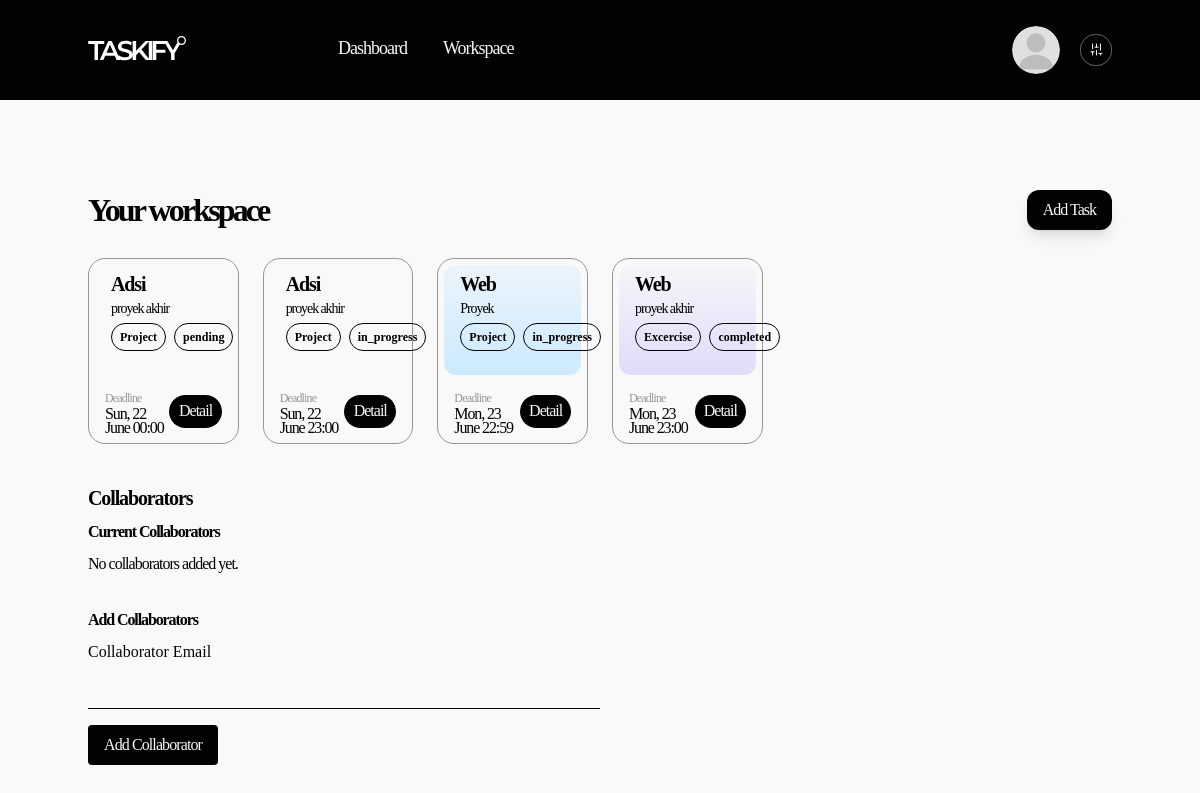
Screenshot of /frontend/workspace.php (signed in) with the database file from the repository.
### tables this page shows
CREATE TABLE `tasks` (
  `id_task` int NOT NULL,
  `id_user` int NOT NULL,
  `task_name` varchar(100) NOT NULL,
  `category` varchar(50) DEFAULT NULL,
  `deadline` datetime DEFAULT NULL,
  `subject` varchar(100) DEFAULT NULL,
  `cover_color` varchar(20) DEFAULT NULL,
  `status` enum('pending','in_progress','completed') DEFAULT 'pending',
  `description` text,
  `created_at` timestamp NULL DEFAULT CURRENT_TIMESTAMP
);

### frontend/workspace.php (the view, shortened to what this page needs)
<?php
include '../backend/db.php';
class WorkspaceManager {
    private $conn;
    private $user_id;
    public function __construct($connection, $user_id) {
        $this->conn = $connection;
        $this->user_id = $user_id;
    }
    private function getUserWorkspaceId() {
        return null;
    }
    public function getTasks() {
        $stmt = $this->conn->prepare("SELECT * FROM tasks WHERE id_user = ? ORDER BY deadline ASC");
        $stmt->bind_param("i", $this->user_id);
        $stmt->execute();
        $result = $stmt->get_result();
        $tasks = [];
        while ($row = $result->fetch_assoc()) {
            $tasks[] = $row;
        }
        return $tasks;
    }
    public function getCollaborators() {
        $workspace_id = $this->getUserWorkspaceId();
        if ($workspace_id === null) {
            return [];
        }
        $collaborators = [];
        return $collaborators;
    }
}
$workspace = new WorkspaceManager($conn, $_SESSION['id_user']);
$tasks = $workspace->getTasks();
$collaborators = $workspace->getCollaborators();
?>
<!DOCTYPE html>
<html lang="en">
<head>
    <link href="../src/style.css" rel="stylesheet" />
</head>
<body class="bg-primary font-mont">
    <?php include 'header.php'; ?>
    <main class="container mx-auto mt-[86px]">
        <div class="flex justify-between items-center mb-6">
            <h1 class="font-mont font-semibold tracking-[-2.88px] text-[32px] text-accent">Your workspace</h1>
            <a href="add-task.php"
               class="bg-accent text-primary px-4 py-2 rounded-[12px] font-normal tracking-[-1px] hover:scale-105 ease-in-out transform transition-all duration-300 shadow-lg hover:shadow-xl">
                Add Task
            </a>
        </div>
        <section class="grid grid-cols-6 gap-x-6 gap-y-[18px] mt-[18px] mb-10">
            <?php if (empty($tasks)): ?>
                <p class="text-accent font-mont col-span-6">No tasks added yet.</p>
            <?php else: ?>
                <?php foreach ($tasks as $task): ?>
                    <div class="rounded-[17px] border border-inactive">
                        <div class="gradient-box bg-gradient-to-t <?php echo htmlspecialchars($task['cover_color']); ?> m-[6px] rounded-[12px] flex items-end">
                            <div class="mx-4 mb-6">
                                <h2 class="font-mont font-semibold text-xl mb-1 tracking-[-1.12px] leading-5"><?php echo htmlspecialchars($task['task_name']); ?></h2>
                                <div class="flex items-center space-x-2 mb-1">
                                    <div class="inline font-medium tracking-[-1.08px] text-[14px]">
                                        <?php echo htmlspecialchars($task['subject']); ?>
                                    </div>
                                </div>
                                <div class="flex items-center space-x-2">
                                    <span class="inline border border-accent rounded-full w-fits px-2 py-1 text-[12px] font-semibold">
                                        <?php echo htmlspecialchars($task['category']); ?>
                                    </span>
                                    <span class="inline border border-accent rounded-full w-fits px-2 py-1 text-[12px] font-semibold">
                                        <?php echo htmlspecialchars($task['status']); ?>
                                    </span>
                                </div>
                            </div>
                        </div>
                        <div class="mx-4 py-2 flex justify-between items-center p">
                            <div class="flex flex-col items-start justify-center">
                                <span class="text-inactive text-[12px] font-normal tracking-[-0.84px]">Deadline</span>
                                <p class="text-accent font-mont text-[16px] font-medium tracking-[-1.12px] leading-[0.9]"><?php echo htmlspecialchars(date('D, j F H:i', strtotime($task['deadline']))); ?></p>
                            </div>
                            <a href="task-detail.php?id=<?php echo htmlspecialchars($task['id_task']); ?>" class="bg-accent text-primary h-[33px] w-[83px] rounded-full font-normal tracking-[-1px] text-center pt-1">
                                Detail
                            </a>
                        </div>
                    </div>
                <?php endforeach; ?>
            <?php endif; ?>
        </section>
        <section class="mb-10 w-full">
            <h2 class="font-mont font-semibold text-xl mb-2 tracking-[-1.12px] text-accent">Collaborators</h2>
            <h3 class="font-mont font-semibold mb-2 tracking-[-1.1px]">Current Collaborators</h3>
            <?php if (empty($collaborators)): ?>
                <p class="text-accent font-mont text-[16px] font-normal tracking-[-1.0px] mb-8">No collaborators added yet.</p>
            <?php endif; ?>
            <h3 class="font-mont font-semibold mb-2 tracking-[-1.1px]">Add Collaborators</h3>
            <form method="POST" action="workspace.php" class="space-y-4" id="collaborator-form">
                <div>
                    <label class="block font-mont text-accent mb-1" for="collab_email">Collaborator Email</label>
                    <input type="email" id="collab_email" name="collab_email" required
                           class="w-lg border-b border-black outline-none focus:ring-0 h-[41px] text-[16px] hover:bg-gray-100" />
                </div>
                <button type="submit"
                        class="bg-accent text-primary px-4 py-2 rounded font-normal text-[16px] tracking-[-0.9px] flex items-center group space-x-2 transform transition ease-in-out duration-1000 disabled:opacity-50"
                        id="submit-btn">
                    <span>Add Collaborator</span>
                </button>
            </form>
        </section>
    </main>
</body>
</html>

### rows the page displays
tasks: task_name "Adsi", subject "proyek akhir", category "Project", status "pending", deadline "Sun, 22 June 00:00"
tasks: task_name "Adsi", subject "proyek akhir", category "Project", status "in_progress", deadline "Sun, 22 June 23:00"
tasks: task_name "Web", subject "Proyek", category "Project", status "in_progress", deadline "Mon, 23 June 22:59"
tasks: task_name "Web", subject "proyek akhir", category "Excercise", status "completed", deadline "Mon, 23 June 23:00"
